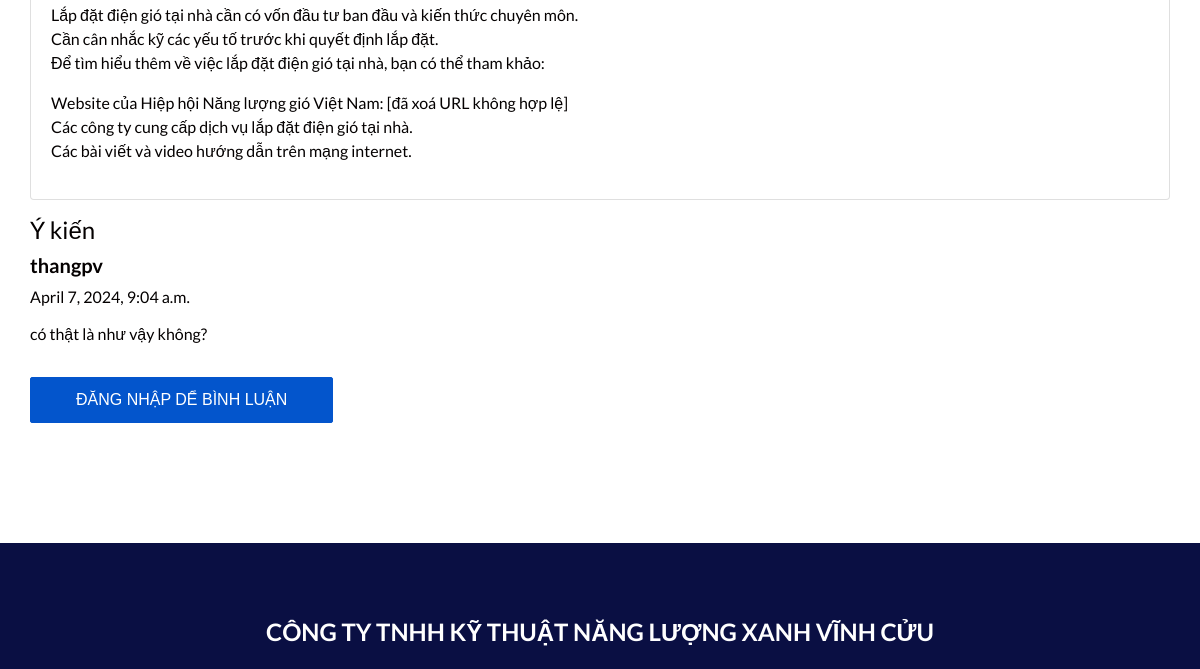
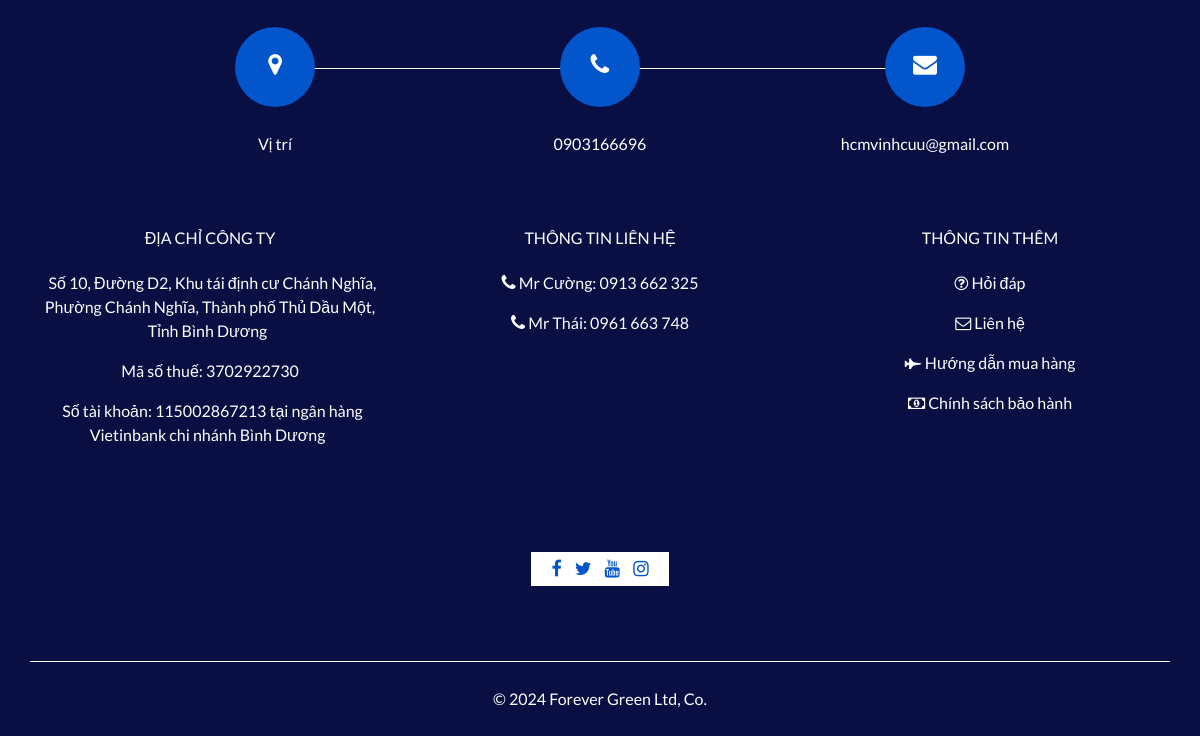
The app's page /posts/6/ (lower part), older data (2 pictures, top to bottom).
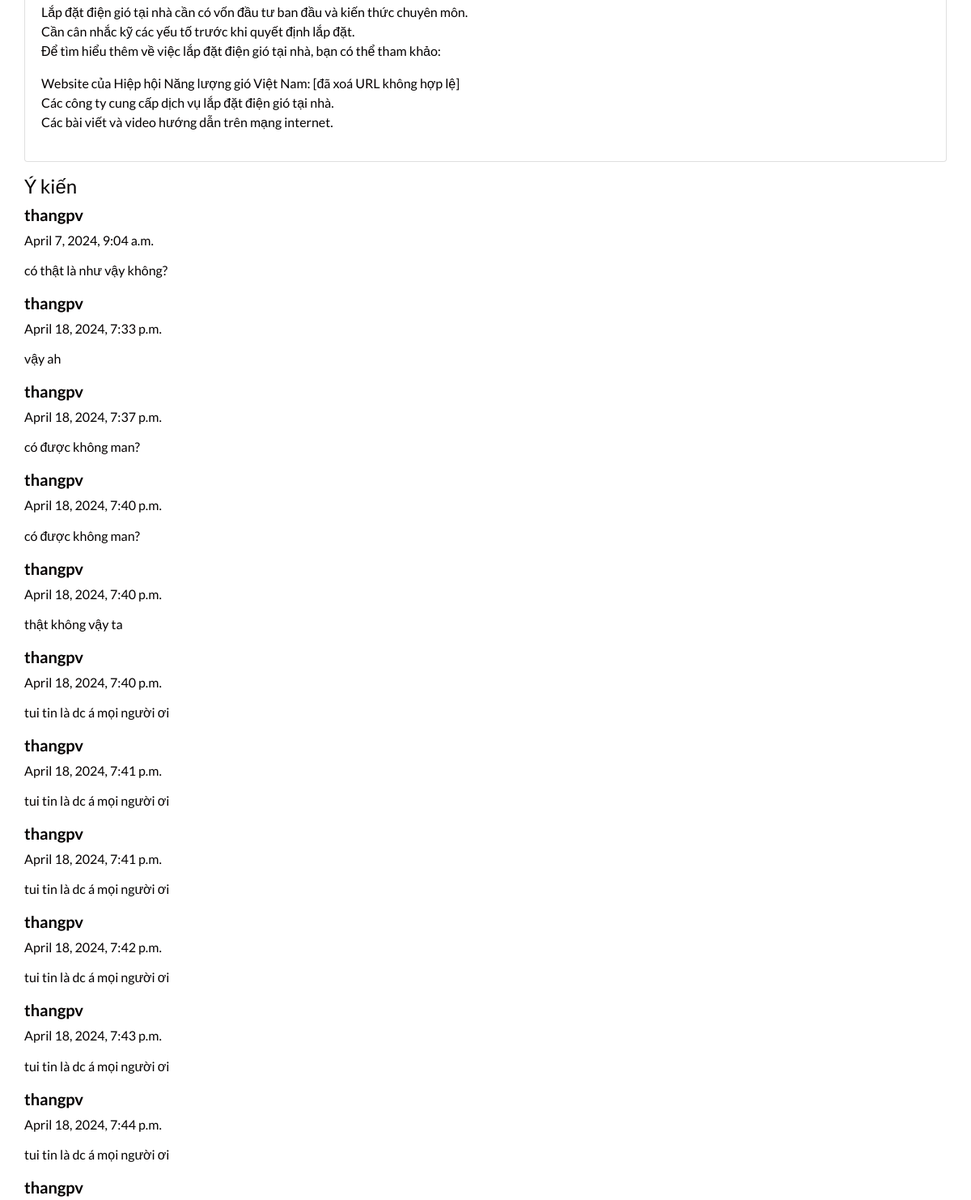
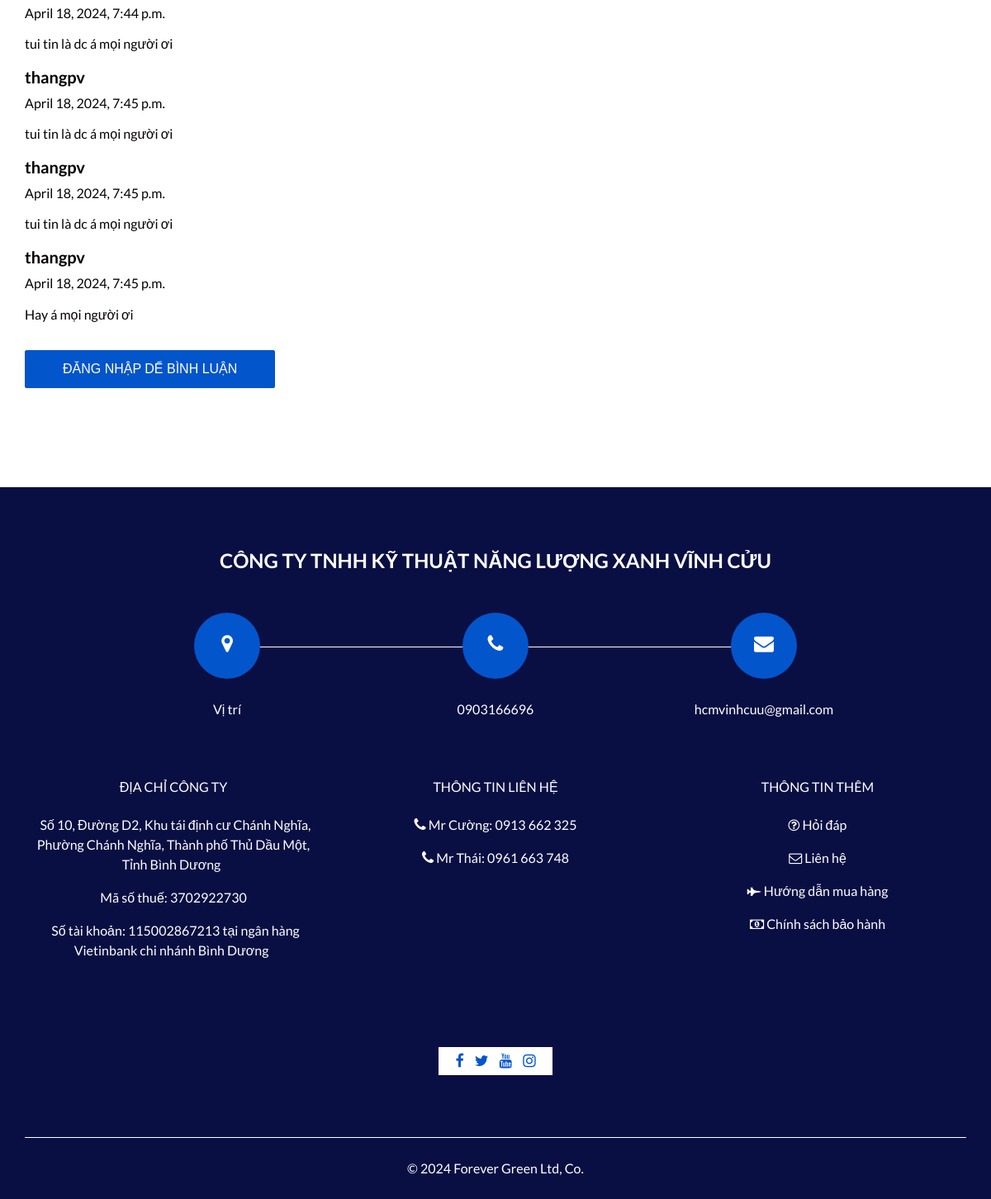
The same page, newer data (2 pictures, top to bottom).
### posts/models.py (models this page shows, shortened)
class Post(models.Model):
    title = models.CharField(max_length = 255)
    body = models.TextField()
    date = models.DateTimeField(auto_now_add = True)
    image = models.ImageField(null = True)

class Comment(models.Model):
    post = models.ForeignKey(Post, on_delete=models.CASCADE, related_name='comments')
    author = models.ForeignKey(settings.AUTH_USER_MODEL, on_delete=models.CASCADE)
    body = models.TextField()
    date = models.DateTimeField(auto_now_add = True)

### posts/views.py (the view)
# urls.py: path('<int:id>/', views.post, name='post'),
def post(request, id):
    post = get_object_or_404(Post, id=id)
    form = CommentForm()
    comments = post.comments.all()  # Lấy tất cả các bình luận của bài viết
    if request.method == 'POST':
        form = CommentForm(request.POST, author=request.user, post=post)
        if form.is_valid():
            form.save()
            form = CommentForm()
            comments = post.comments.all()
    return render(request, 'pages/post.html', {'post': post, 'form': form, 'comments': comments})

### posts/templates/pages/post.html (shortened to what this page needs)
{% extends "pages/base.html"%}
{% load static %}
{% block content %}
<div class="container-fluid">
  <div class="row justify-content-center">
    <div class="col-lg-12">
      <section class="about_section layout_padding">
        <div class="container">
          <div class="row">
            <div class="col-lg-12">
              <div class="detail-box">
                <div class="card mb-3" style="width: 100%;">
                  <div class="card-body">
                    <p class="post-content">{{ post.body|safe|linebreaks }}</p>
                  </div>
                </div>
                <div class="comments-section">
                  <h4>Ý kiến</h4>
                  {% for comment in post.comments.all %}
                  <div class="comment">
                    <div class="comment-header">
                      <h5 class="comment-author"><strong>{{ comment.author }}</strong></h5>
                      <h6 class="comment-date"><p>{{ comment.date }}</p></h6>
                    </div>
                    <p class="comment-body">{{ comment.body|linebreaks }}</p>
                  </div>
                  {% endfor %}
                  {% if user.username %}
                  <div class="comment-form">
                    <form action="{% url 'post' post.id %}" method="POST">
                      {% csrf_token %}
                      <label for="comment-body">Để lại bình luận:</label>
                      <br>
                      <input type="text" id="comment-body" name="body" placeholder="Nhập bình luận của bạn..." style="padding: 10px; border: 1px solid #ccc; border-radius: 5px; font-size: 16px; flex: 1;" />
                      <button type="submit" class="btn btn-primary">Bình luận</button>
                      <br>
                    </form>
                  </div>
                  {% else %}
                    <a href="{% url 'signin' %}">Đăng nhập dể bình luận</a>
                  {% endif %}
                </div>
              </div>
            </div>
          </div>
        </div>
      </section>
    </div>
  </div>
</div>
{% endblock %}

### app/templates/pages/base.html (shortened to what this page needs)
<!DOCTYPE html>
<html>
<head>
  {% load static %}
  <link rel="stylesheet" type="text/css" href="https://cdnjs.cloudflare.com/ajax/libs/OwlCarousel2/2.3.4/assets/owl.carousel.min.css" />
  <link rel="stylesheet" type="text/css" href="{% static 'css/bootstrap.css'%}" />
  <link rel="stylesheet" type="text/css" href="{% static 'css/font-awesome.min.css' %}" />
  <link href="{% static 'css/style.css' %}" rel="stylesheet" />
  <link href="{% static 'css/responsive.css' %}" rel="stylesheet" />
</head>
<body>
  {% block content %} {%endblock%}
  <section class="info_section ">
    <div class="container">
      <h4>
        CÔNG TY TNHH KỸ THUẬT NĂNG LƯỢNG XANH VĨNH CỬU
      </h4>
      <div class="row">
        <div class="col-lg-10 mx-auto">
          <div class="info_items">
            <div class="row">
              <div class="col-md-4">
                <a href="https://www.google.com/maps/place/10+%C4%90%C6%B0%E1%BB%9Dng+D2+Khu+T%C3%A1i+%C4%90%E1%BB%8Bnh+C%C6%B0,+Ch%C3%A1nh+Ngh%C4%A9a,+Th%E1%BB%A7+D%E1%BA%A7u+M%E1%BB%99t,+B%C3%ACnh+D%C6%B0%C6%A1ng,+Vi%E1%BB%87t+Nam/@10.9616296,106.6624107,15.77z/data=!4m6!3m5!1s0x3174d6cdae360fa7:0xad299428406265ae!8m2!3d10.9623786!4d106.6620941!16s%2Fg%2F11rv5dqwxh?hl=vi&entry=ttu">
                  <div class="item ">
                    <div class="img-box ">
                      <i class="fa fa-map-marker" aria-hidden="true"></i>
                    </div>
                    <p>
                      Vị trí
                    </p>
                  </div>
                </a>
              </div>
              <div class="col-md-4">
                <a href="tel:+0903166696">
                  <div class="item ">
                    <div class="img-box ">
                      <i class="fa fa-phone" aria-hidden="true"></i>
                    </div>
                    <p>
                      0903166696
                    </p>
                  </div>
                </a>
              </div>
              <div class="col-md-4">
                <a href="">
                  <div class="item ">
                    <div class="img-box">
                      <i class="fa fa-envelope" aria-hidden="true"></i>
                    </div>
                    <p>
                      hcmvinhcuu@gmail.com
                    </p>
                  </div>
                </a>
              </div>
            </div>
          </div>
        </div>
      </div>
    </div>
    <section>
      <div class="container text-center text-md-start mt-5">
          <div class="row mt-3 justify-content-center">
              <div class="col-md col-lg col-xl mb-4">
                  <h6 class="text-uppercase fw-bold mb-4">
                      Địa chỉ công ty
                  </h6>
                  <p>
                      <a href="#!" class="text-reset">Số 10, Đường D2, Khu tái định cư Chánh Nghĩa, Phường Chánh Nghĩa, Thành phố Thủ Dầu Một, Tỉnh Bình Dương</a>
                  </p>
                  <p>
                      <a href="#!" class="text-reset">Mã số thuế: 3702922730</a>
                  </p>
                  <p>
                      <a href="#!" class="text-reset">Số tài khoản: 115002867213 tại ngân hàng Vietinbank chi nhánh Bình Dương</a>
                  </p>
                  <p>
                  </p>
              </div>
              <div class="col-md col-lg col-xl mb-4">
                  <h6 class="text-uppercase fw-bold mb-4">
                      Thông tin liên hệ
                  </h6>
                  <p>
                      <a href="tel:0913662325" class="text-reset"> <i class="fa fa-phone" aria-hidden="true"></i> Mr Cường: 0913 662 325</a>
                  </p>
                  <p>
                      <a href="tel:0961663748" class="text-reset"><i class="fa fa-phone" aria-hidden="true"></i> Mr Thái: 0961 663 748</a>
                  </p>
                  <p>
                  </p>
              </div>
              <div class="col-md col-lg col-xl mb-4">
                  <h6 class="text-uppercase fw-bold mb-4">Thông tin thêm</h6>
                  <p><i class="fa fa-question-circle-o" aria-hidden="true"></i> Hỏi đáp</p>
                  <p><i class="fa fa-envelope-o" aria-hidden="true"></i> Liên hệ</p>
                  <p><i class="fa fa-fighter-jet" aria-hidden="true"></i> Hướng dẫn mua hàng</p>
                  <p><i class="fa fa-money" aria-hidden="true"></i> Chính sách bảo hành</p>
              </div>
          </div>
      </div>
    </section>
    <div class="social-box">
      <div class="box">
        <a href="">
          <i class="fa fa-facebook" aria-hidden="true"></i>
        </a>
        <a href="">
          <i class="fa fa-twitter" aria-hidden="true"></i>
        </a>
        <a href="">
          <i class="fa fa-youtube" aria-hidden="true"></i>
        </a>
        <a href="">
          <i class="fa fa-instagram" aria-hidden="true"></i>
        </a>
      </div>
    </div>
  </section>
  <footer class="footer_section">
    <div class="container">
      <p>
        &copy; <span id="displayDateYear"></span>
        <a href="{% url 'home' %}">Forever Green Ltd, Co.</a>
      </p>
    </div>
  </footer>
</body>
</html>

### app/static/css/style.css (style rules this page uses)
body { font-family: 'Lato', sans-serif; color: #040000; }
.layout_padding { padding-top: 120px; padding-bottom: 120px; }
a, a:hover, a:focus { text-decoration: none; }
.about_section .row { -webkit-box-align: center; -ms-flex-align: center; align-items: center; }
.about_section .detail-box p { margin-top: 10px; }
.about_section .detail-box a { margin-top: 15px; display: inline-block; font-family: 'Merriweather Sans', sans-serif; text-transform: uppercase; padding: 10px 45px; background-color: #0355cc; border: 1px solid #0355cc; border-radius: 2px; color: #ffffff; }
.info_section { padding: 75px 0; background-color: #0a0f43; text-align: center; color: #fff; }
.info_section h4 { text-transform: uppercase; font-weight: bold; margin-bottom: 25px; }
.info_section .social-box { display: -webkit-box; display: -ms-flexbox; display: flex; -webkit-box-orient: vertical; -webkit-box-direction: normal; -ms-flex-direction: column; flex-direction: column; -webkit-box-align: center; -ms-flex-align: center; align-items: center; margin-top: 25px; }
.info_section .social-box .box { background-color: #ffffff; padding: 5px 15px; }
.info_section a { margin: 0 5px; color: #0355cc; }
.info_section a i { font-size: 18px; }
.info_items a { position: relative; }
.info_items .item { display: -webkit-box; display: -ms-flexbox; display: flex; -webkit-box-orient: vertical; -webkit-box-direction: normal; -ms-flex-direction: column; flex-direction: column; -webkit-box-align: center; -ms-flex-align: center; align-items: center; text-align: center; }
.info_items .item .img-box { width: 80px; height: 80px; border-radius: 100%; background-color: #ffffff; background-repeat: no-repeat; background-position: center; text-align: center; line-height: 80px; background-color: #0355cc; color: #ffffff; }
.info_items .item .img-box i { font-size: 24px; }
.info_items .item p { margin-top: 25px; color: #fff; margin-bottom: 0; background-color: #0a0f43; }
.info_items { position: relative; }
.info_items::before { content: ""; position: absolute; top: 65px; width: 75%; height: 1px; background-color: #fff; left: 50%; -webkit-transform: translateX(-50%); transform: translateX(-50%); }
.footer_section { background-color: #0a0f43; }
.footer_section p { margin: 0; padding: 25px 0; color: #ffffff; text-align: center; border-top: 0.8px solid #ffffff; }
.footer_section a { color: inherit; }

### app/static/css/responsive.css (style rules this page uses)
@media (min-width: 1200px) { .container { max-width: 1170px; } }

Row changes from the older to the newer data that the page shows:
added Comment: author "thangpv", date "April 18, 2024, 7:33 p.m.", body "vậy ah"
added Comment: author "thangpv", date "April 18, 2024, 7:37 p.m.", body "có được không man?"
added Comment: author "thangpv", date "April 18, 2024, 7:40 p.m.", body "có được không man?"
added Comment: author "thangpv", date "April 18, 2024, 7:40 p.m.", body "thật không vậy ta"
added Comment: author "thangpv", date "April 18, 2024, 7:40 p.m.", body "tui tin là dc á mọi người ơi"
added Comment: author "thangpv", date "April 18, 2024, 7:41 p.m.", body "tui tin là dc á mọi người ơi"
added Comment: author "thangpv", date "April 18, 2024, 7:41 p.m.", body "tui tin là dc á mọi người ơi"
added Comment: author "thangpv", date "April 18, 2024, 7:42 p.m.", body "tui tin là dc á mọi người ơi"
added Comment: author "thangpv", date "April 18, 2024, 7:43 p.m.", body "tui tin là dc á mọi người ơi"
added Comment: author "thangpv", date "April 18, 2024, 7:44 p.m.", body "tui tin là dc á mọi người ơi"
added Comment: author "thangpv", date "April 18, 2024, 7:44 p.m.", body "tui tin là dc á mọi người ơi"
added Comment: author "thangpv", date "April 18, 2024, 7:45 p.m.", body "tui tin là dc á mọi người ơi"
added Comment: author "thangpv", date "April 18, 2024, 7:45 p.m.", body "tui tin là dc á mọi người ơi"
added Comment: author "thangpv", date "April 18, 2024, 7:45 p.m.", body "Hay á mọi người ơi"
